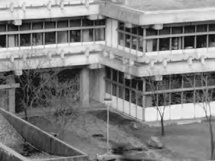
%> input picture images/building.jpg, 215 x 161 px, shrunk from 332 x 249 before the run
$ octave Sheet02.m   (GNU Octave 9; MATLAB toolbox functions it lacks are replaced by stand-ins)
%> lines starting %> are read from the running program, lines starting %| are printed output that depends on the picture
### Matlab/Sheet02/filterImage.m
function [ filteredImage ] = filterImage( image, kernel )
%FILTERIMAGE Filters an image with the given kernel.
%   Iterates over all pixels of the image and applies the provided filter
%   kernel.
    kernelM = (size(kernel, 1) - 1) / 2;
    kernelN = (size(kernel, 2) - 1) / 2;
    filteredImage = zeros(size(image));
    image = image([ones(1, kernelM) 1:end ones(1, kernelM) * end], ...
                  [ones(1, kernelN) 1:end ones(1, kernelN) * end]);

    for y = 1 : size(filteredImage, 1)
        for x = 1 : size(filteredImage, 2)
            patch = image(y : y + size(kernel, 1) - 1, ...
                          x : x + size(kernel, 2) - 1);
            filteredImage(y, x) = applyKernel(patch, kernel);
        end
    end
end

### Matlab/Sheet02/binomialApproximationKernel.m
function [ kernel ] = binomialApproximationKernel( n )
%BINOMIALAPPROXIMATIONKERNEL Calculates a filter kernel which approximates
%   a gaussian kernel via a binomial approximation.
%   The kernel size will be (2n+1)x(2n+1).
    values = abs(pascal(2*n+1,1));
    values = values(end,:);
    kernel = values' * values / sum(sum(values' * values));
end

### Matlab/Sheet02/Sheet02.m
%% Exercise 1a-c)
% a) see applyKernel
% b) & c) see filterImage
buildingImg = im2double(imread('../../images/building.jpg'));
%> buildingImg: size 161x215 double; min 0.0157, max 0.984, mean 0.497
gaussianKernel = fspecial('gaussian', 5, 1);
binomialApproxKernel = binomialApproximationKernel(2);
figure;
    subplot(1, 3, 1);
        imshow(filterImage(buildingImg, gaussianKernel));
%> in filterImage, `image = image([ones(1, kernelM) 1:end ones(1, kernelM) * end], [ones(1..`:
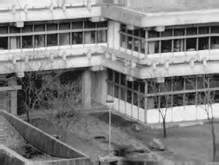
%> image: size 165x219 double; min 0.0157, max 0.984, mean 0.5
%> after the loop in filterImage, `for y = 1 : size(filteredImage, 1)`:
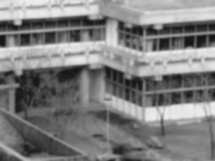
%> filteredImage: size 161x215 double; min 0.0745, max 0.934, mean 0.497
        title('Gaussian Blur');
    subplot(1, 3, 2);
        imshow(buildingImg);
        title('Original');
    subplot(1, 3, 3);
        imshow(filterImage(buildingImg, binomialApproxKernel));
        title('Binomial Blur');

%% Exercise 1d)
buildingImg = im2double(imread('../../images/building.jpg'));
figure;
    for i = 1 : 4
        subplot(2, 4, i);
            kernelSize = 2 * i * 20 + 1;
            kernel = fspecial('gaussian', kernelSize, 1);
            tic;
            filteredBuilding = filterImage(buildingImg, kernel);
%> in filterImage (call 3), `image = image([ones(1, kernelM) 1:end ones(1, kernelM) * end], [ones(1..`:
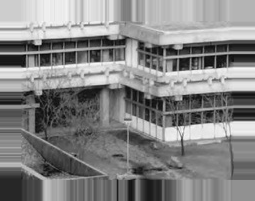
%> image: size 201x255 double; min 0.0157, max 0.984, mean 0.518
            time = toc;
            imshow(filteredBuilding);
            title(['Non-sep. Kernel ' num2str(kernelSize) ...
                   'x' num2str(kernelSize)...
                   '; Time: ' num2str(time) ' ms']);

        subplot(2, 4, i + 4);
            kernelSize = 2 * i * 20 + 1;
            kernel = fspecial('gaussian', kernelSize, 1);
            [U, S, V] = svd(kernel);
            kernelCol = U(:,1) * sqrt(S(1));
            kernelRow = sqrt(S(1)) * V(:,1)';
            tic;
            filteredBuilding = filterImage(filterImage(buildingImg, kernelRow), kernelCol);
%> in filterImage (call 4), `image = image([ones(1, kernelM) 1:end ones(1, kernelM) * end], [ones(1..`:
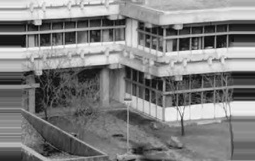
%> image: size 161x255 double; min 0.0157, max 0.984, mean 0.499
%> after the loop in filterImage (call 4), `for y = 1 : size(filteredImage, 1)`:
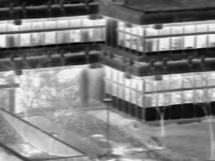
%> filteredImage: size 161x215 double; min -0.971, max -0.0439, mean -0.497; drawn with min black and max white
%> in filterImage (call 5), `image = image([ones(1, kernelM) 1:end ones(1, kernelM) * end], [ones(1..`:
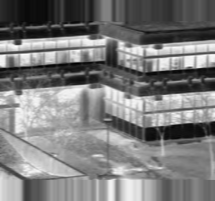
%> image: size 201x215 double; min -0.971, max -0.0439, mean -0.518; drawn with min black and max white
            time = toc;
            imshow(filteredBuilding);
            title(['Sep. Kernel ' num2str(kernelSize) ...
                   'x' num2str(kernelSize)...
                   '; Time: ' num2str(time) ' ms']);
%> (the run ends here)
